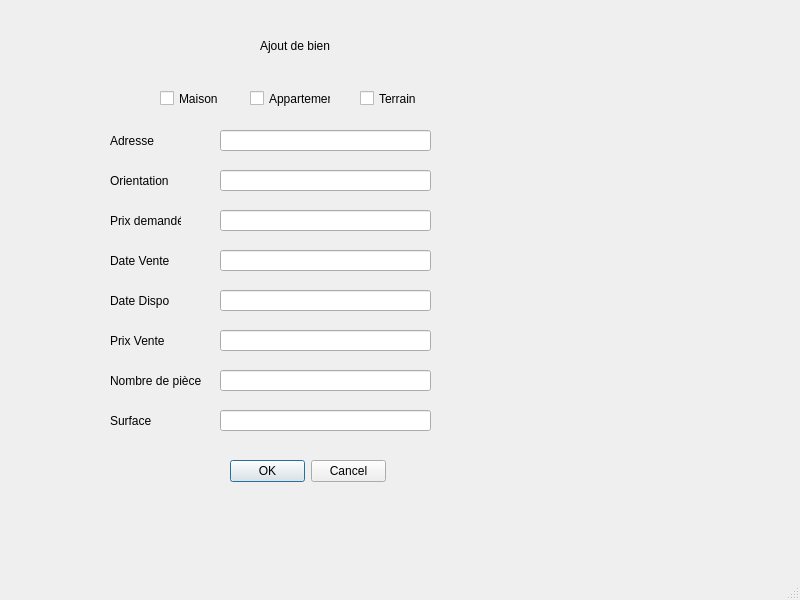
<?xml version="1.0" encoding="UTF-8"?>
<ui version="4.0">
 <class>MainWindow</class>
 <widget class="QMainWindow" name="MainWindow">
  <property name="geometry">
   <rect>
    <x>0</x>
    <y>0</y>
    <width>800</width>
    <height>600</height>
   </rect>
  </property>
  <property name="windowTitle">
   <string>MainWindow</string>
  </property>
  <widget class="QWidget" name="centralwidget">
   <widget class="QLineEdit" name="lineEdit">
    <property name="geometry">
     <rect>
      <x>220</x>
      <y>130</y>
      <width>211</width>
      <height>21</height>
     </rect>
    </property>
   </widget>
   <widget class="QLineEdit" name="lineEdit_2">
    <property name="geometry">
     <rect>
      <x>220</x>
      <y>170</y>
      <width>211</width>
      <height>21</height>
     </rect>
    </property>
   </widget>
   <widget class="QLineEdit" name="lineEdit_3">
    <property name="geometry">
     <rect>
      <x>220</x>
      <y>210</y>
      <width>211</width>
      <height>21</height>
     </rect>
    </property>
   </widget>
   <widget class="QLineEdit" name="lineEdit_4">
    <property name="geometry">
     <rect>
      <x>220</x>
      <y>250</y>
      <width>211</width>
      <height>21</height>
     </rect>
    </property>
   </widget>
   <widget class="QLineEdit" name="lineEdit_5">
    <property name="geometry">
     <rect>
      <x>220</x>
      <y>290</y>
      <width>211</width>
      <height>21</height>
     </rect>
    </property>
   </widget>
   <widget class="QLineEdit" name="lineEdit_6">
    <property name="geometry">
     <rect>
      <x>220</x>
      <y>330</y>
      <width>211</width>
      <height>21</height>
     </rect>
    </property>
   </widget>
   <widget class="QDialogButtonBox" name="buttonBox">
    <property name="geometry">
     <rect>
      <x>230</x>
      <y>460</y>
      <width>156</width>
      <height>23</height>
     </rect>
    </property>
    <property name="standardButtons">
     <set>QDialogButtonBox::Cancel|QDialogButtonBox::Ok</set>
    </property>
   </widget>
   <widget class="QLabel" name="label">
    <property name="geometry">
     <rect>
      <x>110</x>
      <y>130</y>
      <width>61</width>
      <height>21</height>
     </rect>
    </property>
    <property name="text">
     <string>Adresse</string>
    </property>
   </widget>
   <widget class="QLabel" name="label_2">
    <property name="geometry">
     <rect>
      <x>110</x>
      <y>170</y>
      <width>61</width>
      <height>21</height>
     </rect>
    </property>
    <property name="text">
     <string>Orientation</string>
    </property>
   </widget>
   <widget class="QLabel" name="label_3">
    <property name="geometry">
     <rect>
      <x>110</x>
      <y>210</y>
      <width>71</width>
      <height>21</height>
     </rect>
    </property>
    <property name="text">
     <string>Prix demandé</string>
    </property>
   </widget>
   <widget class="QLabel" name="label_4">
    <property name="geometry">
     <rect>
      <x>110</x>
      <y>250</y>
      <width>71</width>
      <height>21</height>
     </rect>
    </property>
    <property name="text">
     <string>Date Vente</string>
    </property>
   </widget>
   <widget class="QLabel" name="label_5">
    <property name="geometry">
     <rect>
      <x>110</x>
      <y>330</y>
      <width>61</width>
      <height>21</height>
     </rect>
    </property>
    <property name="text">
     <string>Prix Vente</string>
    </property>
   </widget>
   <widget class="QLabel" name="label_6">
    <property name="geometry">
     <rect>
      <x>110</x>
      <y>370</y>
      <width>91</width>
      <height>21</height>
     </rect>
    </property>
    <property name="text">
     <string>Nombre de pièces </string>
    </property>
   </widget>
   <widget class="QLabel" name="label_7">
    <property name="geometry">
     <rect>
      <x>260</x>
      <y>30</y>
      <width>91</width>
      <height>31</height>
     </rect>
    </property>
    <property name="text">
     <string>Ajout de bien</string>
    </property>
   </widget>
   <widget class="QCheckBox" name="checkBox">
    <property name="geometry">
     <rect>
      <x>160</x>
      <y>90</y>
      <width>70</width>
      <height>17</height>
     </rect>
    </property>
    <property name="text">
     <string>Maison</string>
    </property>
   </widget>
   <widget class="QCheckBox" name="checkBox_2">
    <property name="geometry">
     <rect>
      <x>250</x>
      <y>90</y>
      <width>81</width>
      <height>17</height>
     </rect>
    </property>
    <property name="text">
     <string>Appartement</string>
    </property>
   </widget>
   <widget class="QCheckBox" name="checkBox_3">
    <property name="geometry">
     <rect>
      <x>360</x>
      <y>90</y>
      <width>70</width>
      <height>17</height>
     </rect>
    </property>
    <property name="text">
     <string>Terrain</string>
    </property>
   </widget>
   <widget class="QLabel" name="label_8">
    <property name="geometry">
     <rect>
      <x>110</x>
      <y>410</y>
      <width>51</width>
      <height>21</height>
     </rect>
    </property>
    <property name="text">
     <string>Surface</string>
    </property>
   </widget>
   <widget class="QLabel" name="label_9">
    <property name="geometry">
     <rect>
      <x>110</x>
      <y>290</y>
      <width>81</width>
      <height>21</height>
     </rect>
    </property>
    <property name="text">
     <string>Date Dispo</string>
    </property>
   </widget>
   <widget class="QLabel" name="label_10">
    <property name="geometry">
     <rect>
      <x>110</x>
      <y>440</y>
      <width>71</width>
      <height>16</height>
     </rect>
    </property>
    <property name="text">
     <string/>
    </property>
   </widget>
   <widget class="QLineEdit" name="lineEdit_7">
    <property name="geometry">
     <rect>
      <x>220</x>
      <y>370</y>
      <width>211</width>
      <height>21</height>
     </rect>
    </property>
   </widget>
   <widget class="QLineEdit" name="lineEdit_8">
    <property name="geometry">
     <rect>
      <x>220</x>
      <y>410</y>
      <width>211</width>
      <height>21</height>
     </rect>
    </property>
   </widget>
  </widget>
  <widget class="QMenuBar" name="menubar">
   <property name="geometry">
    <rect>
     <x>0</x>
     <y>0</y>
     <width>800</width>
     <height>21</height>
    </rect>
   </property>
  </widget>
  <widget class="QStatusBar" name="statusbar"/>
 </widget>
 <resources/>
 <connections/>
</ui>
